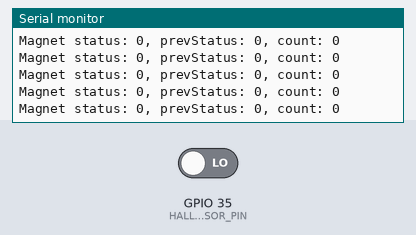
This sketch was run on a simulated ESP32. Parts: the last lines printed to the serial monitor. The inputs (shaded band) are chosen by the test bench; at power-on: GPIO 35 (HALL_SENSOR_PIN) LOW.

Above: at 1.2 s.
1.3 s: GPIO 35 (HALL_SENSOR_PIN) driven HIGH
At 1.8 s:
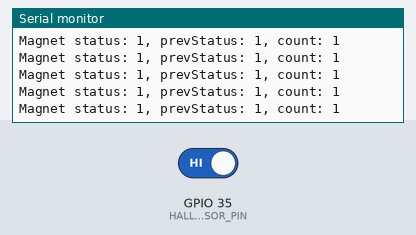
2.8 s: GPIO 35 (HALL_SENSOR_PIN) driven LOW
At 3.7 s:
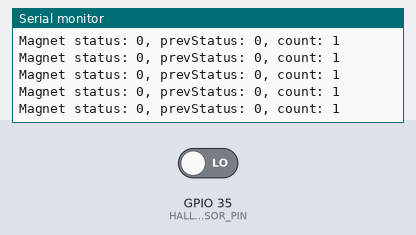
4.3 s: GPIO 35 (HALL_SENSOR_PIN) driven HIGH
At 5.2 s:
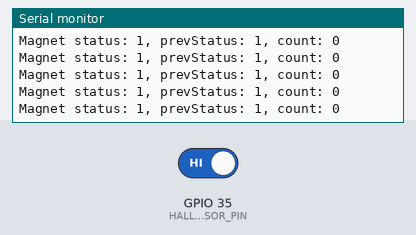
Timing chart, 0 to 7.3 s (numbered marks = the images above; inputs shaded):
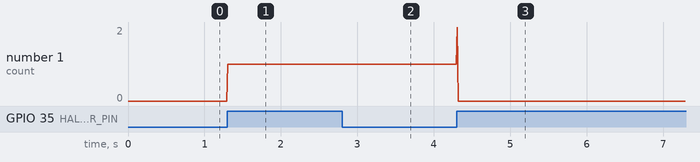

The sketch:

codigo_esp_default_0.ino
```cpp
#include <WiFi.h>
#include <PubSubClient.h>
#include <ArduinoJson.h>

#define HALL_SENSOR_PIN  35  // change per board
#define DEVICE_ID "esp2"     // for the other ESP use "esp2"
#define MAGNET_COUNT 2
#define TRAIN_ID "J70"
const char *ssid = "FAMILIA-BAUTISTA-5G";
const char *password = "14020904";
const char *mqtt_server = "192.168.80.22";

WiFiClient espClient;
PubSubClient client(espClient);
StaticJsonDocument<200> data;

volatile bool prevStatus = false;
volatile unsigned long count = 0;
volatile unsigned long startTime = 0;


void setup_wifi() {
  Serial.print("Connecting to WiFi ");
  Serial.println(ssid);
  WiFi.begin(ssid, password);
  while (WiFi.status() != WL_CONNECTED) {
    delay(500);
    Serial.print(".");
  }
  Serial.println("\n✅ WiFi connected!");
  Serial.print("IP address: ");
  Serial.println(WiFi.localIP());
}

void reconnect() {
  while (!client.connected()) {
    Serial.print("🔄 Connecting to MQTT...");
    if (client.connect(DEVICE_ID)) {
      Serial.println("✅ connected");
    } else {
      Serial.print("❌ failed, rc=");
      Serial.print(client.state());
      Serial.println(" → retrying in 5s");
      delay(5000);
    }
  }
}

void setup() {
  Serial.begin(115200);
  pinMode(HALL_SENSOR_PIN, INPUT);
  //setup_wifi();
  //client.setServer(mqtt_server, 1883);
}

void loop() {
  //if (!client.connected()) reconnect();
  //client.loop();
  int magnetValue = digitalRead(HALL_SENSOR_PIN);

  if (magnetValue && !prevStatus) {
    if (count == 0) {
      startTime = millis();
    }
    prevStatus = true;
    count++;
  }
  else if (!magnetValue && prevStatus) {
    prevStatus = false;

  }
  Serial.printf("Magnet status: %d, prevStatus: %d, count: %d\n", magnetValue, prevStatus, count);
  if (MAGNET_COUNT == count) {
    count = 0;

    data.clear();
    data["ID"] = DEVICE_ID;
    data["trainID"] = TRAIN_ID;
    data["start"] = startTime;
    data["end"] = millis();
    char buffer[100];
    serializeJson(data, buffer);
    client.publish("home/sensors/data", buffer);
    Serial.print("📤 Sent: ");
    Serial.println(buffer);
  }

  delay(10);
}
```

Measured:
- after the input at 1.3 s, the serial monitor: prints a new line at once (image 1)
- after the input at 2.8 s, the serial monitor: prints a new line at once (image 2)
- after the input at 4.3 s, the serial monitor: prints a new line at once (image 3)
- plotted number 1: 0 → 1 after the input at 1.3 s
